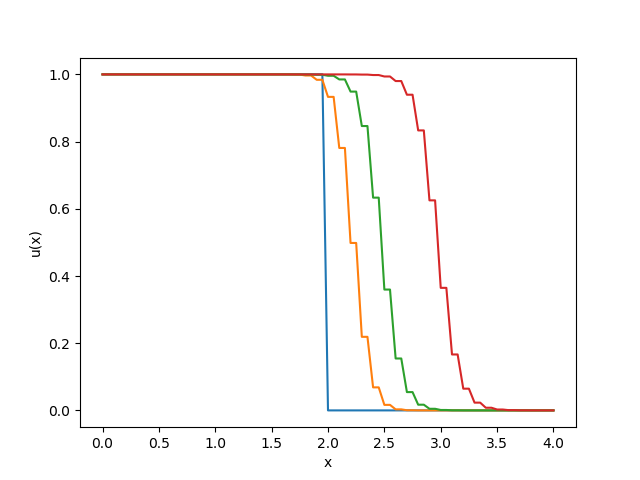

This figure's Python source:
import matplotlib
matplotlib.use("Agg")
import numpy as np 
import matplotlib.pyplot as plt

data = np.loadtxt('adveccion.txt')
n = int(4.0/0.05 + 1)
x = np.linspace(0.0, 4.0, n)
y1 = data[0,:]
y2 = data[1,:]
y3 = data[2,:]
y4 = data[3,:]

plt.plot(x,y1)
plt.plot(x,y2)
plt.plot(x,y3)
plt.plot(x,y4)
plt.xlabel("x")
plt.ylabel("u(x)")
plt.savefig("grafica.png")
plt.close()

